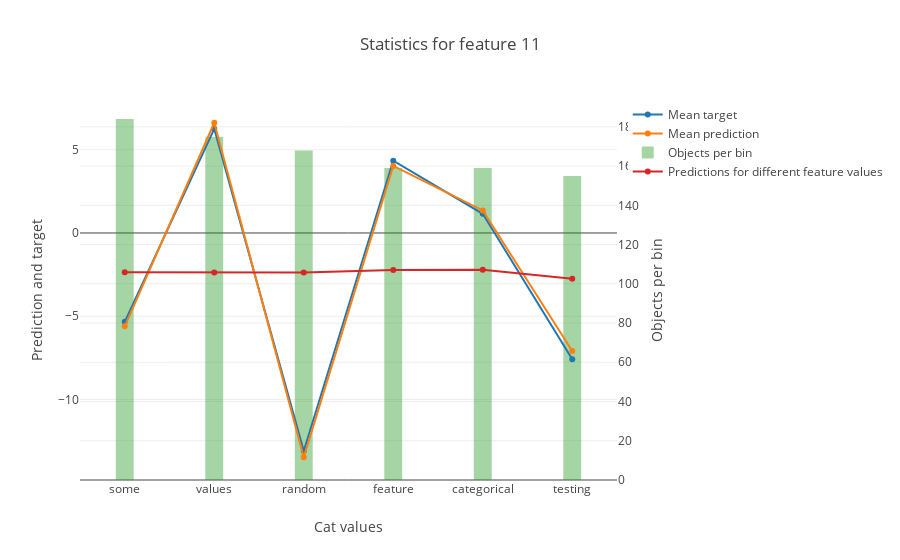

The notebook cell saved with this chart:
### Markdown cell above
#### One-Hot feature

### Code cell
feature_num = 'CatColumn_2'
res = model.get_binarized_statistics(X, y, feature_num, cat_feature_values=cat_values_2, plot=True)

### Figure 1 — Plotly figure (JSON) as saved in the notebook; plotly's stock layout.template omitted (floating-point values rounded to 4 significant figures)
{"data": [{"mode": "lines+markers", "name": "Mean target", "type": "scatter", "uid": "3bf5ee3a-7d0c-4cd9-b986-e1a971960fa5", "xaxis": "x", "y": [-5.336, 6.256, -13.09, 4.343, 1.151, -7.589], "yaxis": "y"}, {"mode": "lines+markers", "name": "Mean prediction", "type": "scatter", "uid": "11fa5bc4-3aa4-4e0f-985e-56840749869e", "xaxis": "x", "y": [-5.607, 6.622, -13.47, 4.026, 1.353, -7.092], "yaxis": "y"}, {"marker": {"color": "rgba(30, 150, 30, 0.4)"}, "name": "Objects per bin", "type": "bar", "uid": "591437c6-67d0-4b80-8148-2e60e70ce873", "width": 0.2, "xaxis": "x", "y": [184, 175, 168, 159, 159, 155], "yaxis": "y2"}, {"mode": "lines+markers", "name": "Predictions for different feature values", "type": "scatter", "uid": "cf880e5c-68c4-4fc1-8d83-80ca128a389f", "xaxis": "x", "y": [-2.355, -2.374, -2.368, -2.229, -2.216, -2.742], "yaxis": "y"}], "layout": {"title": {"text": "Statistics for feature 11"}, "xaxis": {"showticklabels": true, "tickmode": "array", "ticktext": ["some", "values", "random", "feature", "categorical", "testing"], "tickvals": [0, 1, 2, 3, 4, 5], "title": {"text": "Cat values"}}, "yaxis": {"overlaying": "y2", "side": "left", "title": {"text": "Prediction and target"}}, "yaxis2": {"position": 1, "side": "right", "title": {"text": "Objects per bin"}}}}
